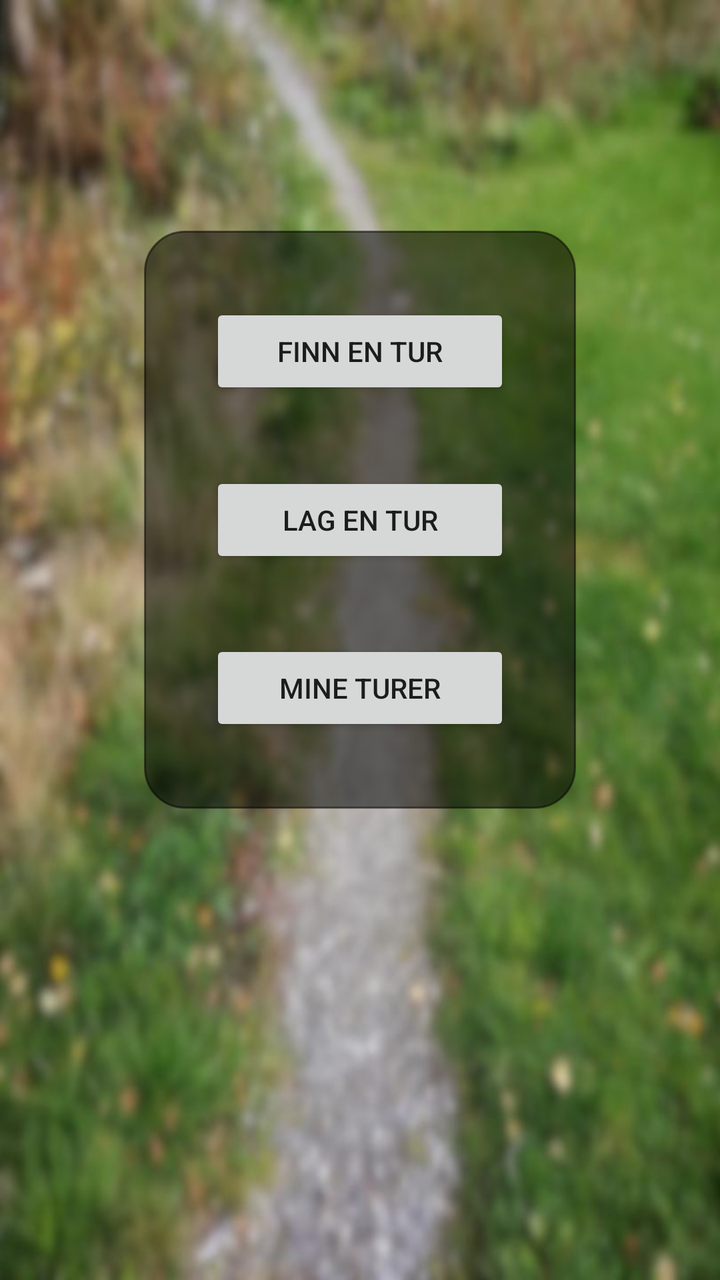
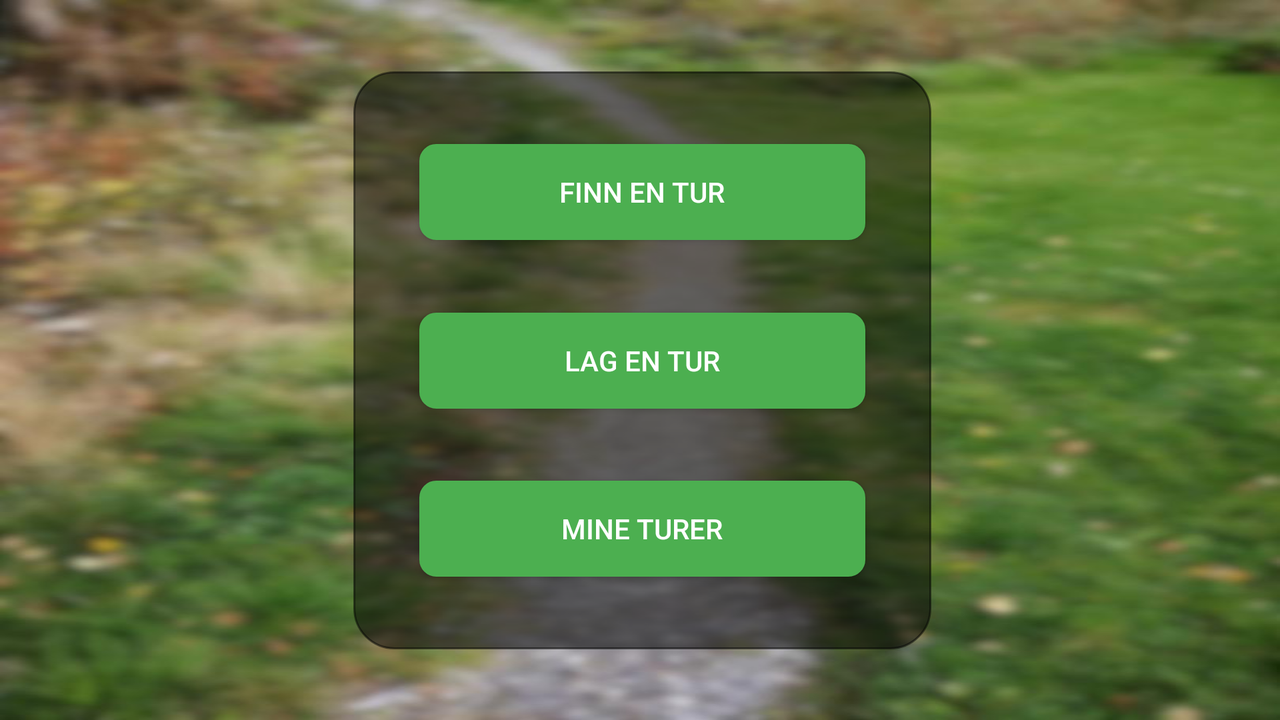

Compare how this app lays out the same screen by default and in its alternative resource folder. The renders come first, then the two layout files and the values they reference.
<!-- AndroidManifest.xml: application theme AppTheme -->
<!-- res/layout/fragment_main_screen__main_menu.xml -->
<?xml version="1.0" encoding="utf-8"?>
<FrameLayout xmlns:android="http://schemas.android.com/apk/res/android"
    xmlns:app="http://schemas.android.com/apk/res-auto"
    xmlns:tools="http://schemas.android.com/tools"
    android:layout_width="match_parent"
    android:layout_height="match_parent"
    android:background="@drawable/loginscreen_background"
    tools:context=".fragment.MainScreen_MainMenu">


    <android.support.constraint.ConstraintLayout
        android:layout_width="match_parent"
        android:layout_height="match_parent">


        <android.support.constraint.ConstraintLayout
            android:id="@+id/constraintLayout"
            android:layout_width="0dp"
            android:layout_height="289dp"
            android:layout_marginStart="72dp"
            android:layout_marginEnd="72dp"
            android:background="@drawable/round_corners"
            app:layout_constraintBottom_toBottomOf="parent"
            app:layout_constraintEnd_toEndOf="parent"
            app:layout_constraintHorizontal_bias="0.0"
            app:layout_constraintStart_toStartOf="parent"
            app:layout_constraintTop_toTopOf="parent"
            app:layout_constraintVertical_bias="0.329">

            <android.support.constraint.Guideline
                android:id="@+id/guideline3"
                android:layout_width="wrap_content"
                android:layout_height="wrap_content"
                android:orientation="vertical"
                app:layout_constraintGuide_begin="130dp" />

            <Button
                android:id="@+id/mainScreenMainMenufragment_findAtrip_button"
                android:layout_width="0dp"
                android:layout_height="wrap_content"
                android:layout_marginStart="33dp"
                android:layout_marginEnd="33dp"
                android:text="Finn en tur"
                app:layout_constraintBottom_toTopOf="@+id/mainScreenMainMenufragment_makeAtrip_button"
                app:layout_constraintEnd_toEndOf="parent"
                app:layout_constraintStart_toStartOf="parent"
                app:layout_constraintTop_toTopOf="parent" />

            <Button
                android:id="@+id/mainScreenMainMenufragment_makeAtrip_button"
                android:layout_width="0dp"
                android:layout_height="wrap_content"
                android:layout_marginStart="33dp"
                android:layout_marginEnd="33dp"
                android:text="Lag en tur"
                app:layout_constraintBottom_toTopOf="@+id/mainScreenMainMenu_goToLocalStorage_button"
                app:layout_constraintEnd_toEndOf="parent"
                app:layout_constraintStart_toStartOf="parent"
                app:layout_constraintTop_toBottomOf="@+id/mainScreenMainMenufragment_findAtrip_button" />

            <Button
                android:id="@+id/mainScreenMainMenu_goToLocalStorage_button"
                android:layout_width="0dp"
                android:layout_height="wrap_content"
                android:layout_marginStart="33dp"
                android:layout_marginEnd="33dp"
                android:text="Mine turer"
                app:layout_constraintBottom_toBottomOf="parent"
                app:layout_constraintEnd_toEndOf="parent"
                app:layout_constraintStart_toStartOf="parent"
                app:layout_constraintTop_toBottomOf="@+id/mainScreenMainMenufragment_makeAtrip_button" />

        </android.support.constraint.ConstraintLayout>
    </android.support.constraint.ConstraintLayout>
</FrameLayout>
<!-- resources referenced by this layout -->
<resources>
  <!-- drawable loginscreen_background: jpg bitmap (drawable-hdpi, 32427 bytes) -->
  <!-- drawable round_corners (drawable) -->
  <?xml version="1.0" encoding="utf-8"?>
  <shape xmlns:android="http://schemas.android.com/apk/res/android">
      <solid android:color="#80000000" />
      
      <stroke
          android:width="1dp"
          android:color="#80000000" />
      
      <corners android:radius="20dp" />
  </shape>
  <style name="AppTheme" parent="Theme.AppCompat.Light.NoActionBar">
          
          <item name="colorPrimary">@color/colorPrimary</item>
          <item name="colorPrimaryDark">@color/colorPrimaryDark</item>
          <item name="colorAccent">@color/colorAccent</item>
  
          <item name="colorControlHighlight">@color/colorAccent</item>
          <item name="colorControlActivated">@color/colorAccent</item>
  
          <item name="android:textColorHint">#fff</item>
          <item name="android:statusBarColor">@android:color/transparent</item>
      </style>
  <color name="colorPrimary">#4caf50</color>
  <color name="colorPrimaryDark">#087f23</color>
  <color name="colorAccent">#448aff</color>
</resources>
<!-- res/layout-land/fragment_main_screen__main_menu.xml (the repository's variant of the layout above) -->
<!-- drawn on the phone turned sideways -->
<?xml version="1.0" encoding="utf-8"?>
<FrameLayout xmlns:android="http://schemas.android.com/apk/res/android"
    xmlns:app="http://schemas.android.com/apk/res-auto"
    xmlns:tools="http://schemas.android.com/tools"
    android:layout_width="match_parent"
    android:layout_height="match_parent"
    android:background="@drawable/loginscreen_background"
    tools:context=".fragment.MainScreen_MainMenu">


    <android.support.constraint.ConstraintLayout
        android:layout_width="match_parent"
        android:layout_height="match_parent">


        <android.support.constraint.ConstraintLayout
            android:id="@+id/constraintLayout"
            android:layout_width="289dp"
            android:layout_height="289dp"
            android:layout_marginStart="8dp"
            android:layout_marginEnd="8dp"
            android:background="@drawable/round_corners"
            app:layout_constraintBottom_toBottomOf="parent"
            app:layout_constraintEnd_toEndOf="parent"
            app:layout_constraintHorizontal_bias="0.503"
            app:layout_constraintStart_toStartOf="parent"
            app:layout_constraintTop_toTopOf="parent">

            <Button
                android:id="@+id/mainScreenMainMenufragment_findAtrip_button"
                android:layout_width="0dp"
                android:layout_height="wrap_content"
                android:layout_marginStart="33dp"
                android:layout_marginEnd="33dp"
                android:background="@drawable/round_corner_buttons"
                android:text="Finn en tur"
                android:textColor="#fff"
                app:layout_constraintBottom_toTopOf="@+id/mainScreenMainMenufragment_makeAtrip_button"
                app:layout_constraintEnd_toEndOf="parent"
                app:layout_constraintStart_toStartOf="parent"
                app:layout_constraintTop_toTopOf="parent" />

            <Button
                android:id="@+id/mainScreenMainMenufragment_makeAtrip_button"
                android:layout_width="0dp"
                android:layout_height="wrap_content"
                android:layout_marginStart="33dp"
                android:layout_marginEnd="33dp"
                android:background="@drawable/round_corner_buttons"
                android:text="Lag en tur"
                android:textColor="#fff"
                app:layout_constraintBottom_toTopOf="@+id/mainScreenMainMenu_goToLocalStorage_button"
                app:layout_constraintEnd_toEndOf="parent"
                app:layout_constraintStart_toStartOf="parent"
                app:layout_constraintTop_toBottomOf="@+id/mainScreenMainMenufragment_findAtrip_button" />

            <Button
                android:id="@+id/mainScreenMainMenu_goToLocalStorage_button"
                android:layout_width="0dp"
                android:layout_height="wrap_content"
                android:layout_marginStart="33dp"
                android:layout_marginEnd="33dp"
                android:background="@drawable/round_corner_buttons"
                android:text="Mine turer"
                android:textColor="#fff"
                app:layout_constraintBottom_toBottomOf="parent"
                app:layout_constraintEnd_toEndOf="parent"
                app:layout_constraintStart_toStartOf="parent"
                app:layout_constraintTop_toBottomOf="@+id/mainScreenMainMenufragment_makeAtrip_button" />

        </android.support.constraint.ConstraintLayout>
    </android.support.constraint.ConstraintLayout>
</FrameLayout>
<!-- resources referenced by the variant -->
<!-- as the phone turned sideways resolves them -->
<resources>
  <!-- drawable loginscreen_background: jpg bitmap (drawable-hdpi, 32427 bytes) -->
  <!-- drawable round_corner_buttons (drawable) -->
  <?xml version="1.0" encoding="utf-8"?>
  <shape xmlns:android="http://schemas.android.com/apk/res/android">
      <solid android:color="@color/colorPrimary" />
      
      <stroke
          android:width="1dp"
          android:color="@color/colorPrimary" />
      
      <corners android:radius="8dp" />
  </shape>
  <!-- drawable round_corners (drawable) -->
  <?xml version="1.0" encoding="utf-8"?>
  <shape xmlns:android="http://schemas.android.com/apk/res/android">
      <solid android:color="#80000000" />
      
      <stroke
          android:width="1dp"
          android:color="#80000000" />
      
      <corners android:radius="20dp" />
  </shape>
  <style name="AppTheme" parent="Theme.AppCompat.Light.NoActionBar">
          
          <item name="colorPrimary">@color/colorPrimary</item>
          <item name="colorPrimaryDark">@color/colorPrimaryDark</item>
          <item name="colorAccent">@color/colorAccent</item>
  
          <item name="colorControlHighlight">@color/colorAccent</item>
          <item name="colorControlActivated">@color/colorAccent</item>
  
          <item name="android:textColorHint">#fff</item>
          <item name="android:statusBarColor">@android:color/transparent</item>
      </style>
  <color name="colorPrimary">#4caf50</color>
  <color name="colorPrimaryDark">#087f23</color>
  <color name="colorAccent">#448aff</color>
</resources>
